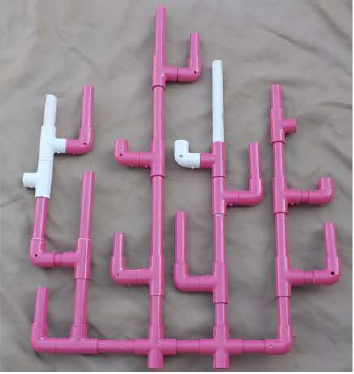
#> input picture after.PNG, 354 x 374 px, found by its file name
$ python thresh.py
#> lines starting #> are read from the running program, lines starting #| are printed output that depends on the picture; after the words box and inside, x2 and y2 are one past the last pixel; in counts of white or black regions, pixels touching at a corner belong together
import cv2
import numpy as np
from matplotlib import pyplot as plt


before = cv2.imread('after.png')
#> before is the input picture: shape (374, 354, 3); mean B, G, R 144.6, 131.8, 153.8
after = cv2.imread('after2.png')
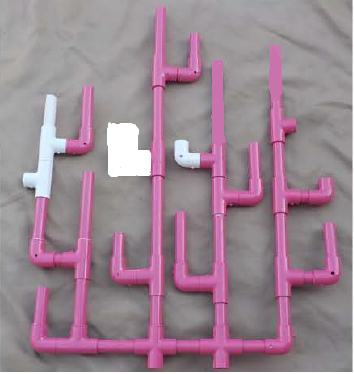
#> input picture after2.png, 354 x 374 px
#> after is the input picture: shape (374, 354, 3); mean B, G, R 146, 132.9, 155.4

# before = cv2.bilateralFilter(before,9,75,75)
# after = cv2.bilateralFilter(after,9,75,75)

before = cv2.GaussianBlur(before,(5,5),0)
after = cv2.GaussianBlur(after,(5,5),0)


hsv_frame1 = cv2.cvtColor(before, cv2.COLOR_BGR2HSV)
#> hsv_frame1: shape (374, 354, 3); mean H, S, V 134.7, 35.2, 154.5
hsv_frame2 = cv2.cvtColor(after, cv2.COLOR_BGR2HSV)
#> hsv_frame2: shape (374, 354, 3); mean H, S, V 133.5, 35.4, 155.9

# Pink color
low_pink = np.array([125, 100, 30])
high_pink = np.array([179, 255, 255])


# define range of white color in HSV
# change it according to your need !
lower_white = np.array([0,0,168], dtype=np.uint8)
upper_white = np.array([110,111,255], dtype=np.uint8)

# Threshold the HSV image to get only white colors
# Bitwise-AND mask and original image


pink_mask1 = cv2.inRange(hsv_frame1, low_pink, high_pink)
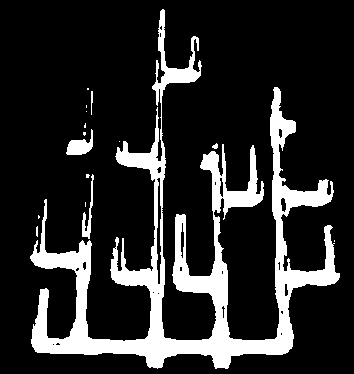
#> pink_mask1: shape (374, 354); 16.5% white; 16 white regions (10 under 20 px), largest, box (x1, y1, x2, y2) and area: (30, 9, 340, 369) 21132, (66, 129, 93, 155) 357, (82, 174, 94, 239) 247, (91, 91, 93, 115) 36, (212, 143, 218, 149) 24, (36, 226, 38, 237) 20
pink_mask2= cv2.inRange(hsv_frame2, low_pink, high_pink)
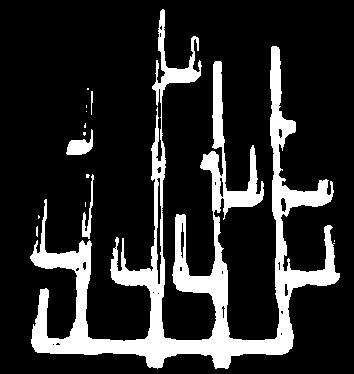
#> pink_mask2: shape (374, 354); 17% white; 14 white regions (9 under 20 px), largest, box (x1, y1, x2, y2) and area: (30, 9, 340, 369) 21815, (66, 129, 93, 155) 357, (82, 174, 94, 239) 247, (91, 91, 93, 115) 36, (36, 226, 38, 237) 20

white_mask1 = cv2.inRange(hsv_frame1, lower_white, upper_white)
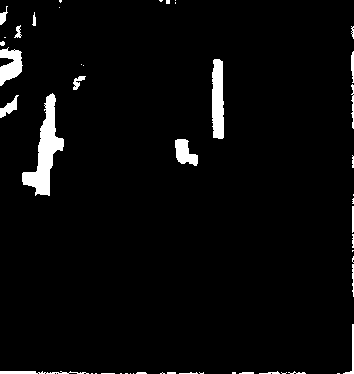
#> white_mask1: shape (374, 354); 3.6% white; 50 white regions (26 under 20 px), largest, box (x1, y1, x2, y2) and area: (22, 93, 64, 196) 1645, (212, 59, 224, 139) 859, (0, 47, 23, 86) 557
white_mask2 = cv2.inRange(hsv_frame2, lower_white, upper_white)
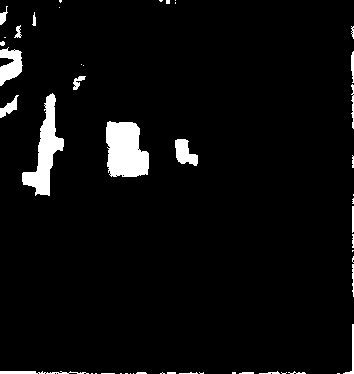
#> white_mask2: shape (374, 354); 4.4% white; 50 white regions (26 under 20 px), largest, box (x1, y1, x2, y2) and area: (106, 121, 149, 177) 1943, (22, 93, 64, 196) 1645, (0, 47, 23, 86) 557

res1= cv2.bitwise_and(before,before, mask= white_mask1)
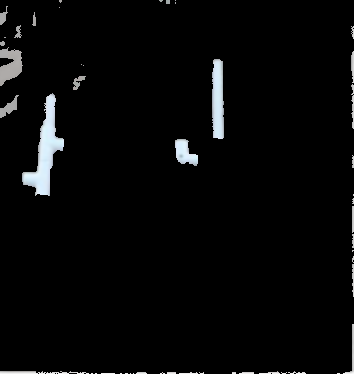
#> res1: shape (374, 354, 3); mean B, G, R 7.8, 7.6, 7.2
res2 = cv2.bitwise_and(after,after, mask= white_mask2)


res3= cv2.bitwise_and(before, before, mask=pink_mask1)
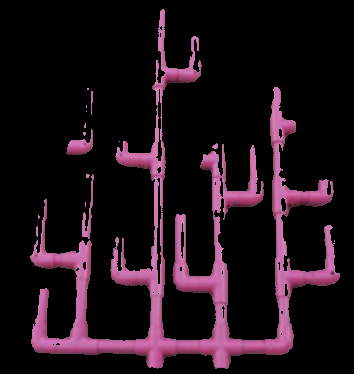
#> res3: shape (374, 354, 3); mean B, G, R 24.4, 16.1, 30.1
res4= cv2.bitwise_and(after, after, mask=pink_mask2)


cv2.imshow("before", res1)
cv2.imshow("after", res2)
cv2.imshow("before1", res3)
cv2.imshow("after2", res4)


cv2.imwrite('pink_a.jpg',res1)
cv2.imwrite('pink_b.jpg',res2)
# cv2.imwrite('white_a.jpg',white_a)
# cv2.imwrite('white_b.jpg',white_b)

cv2.waitKey(0)


# [44 lines of commented-out code are left out]
